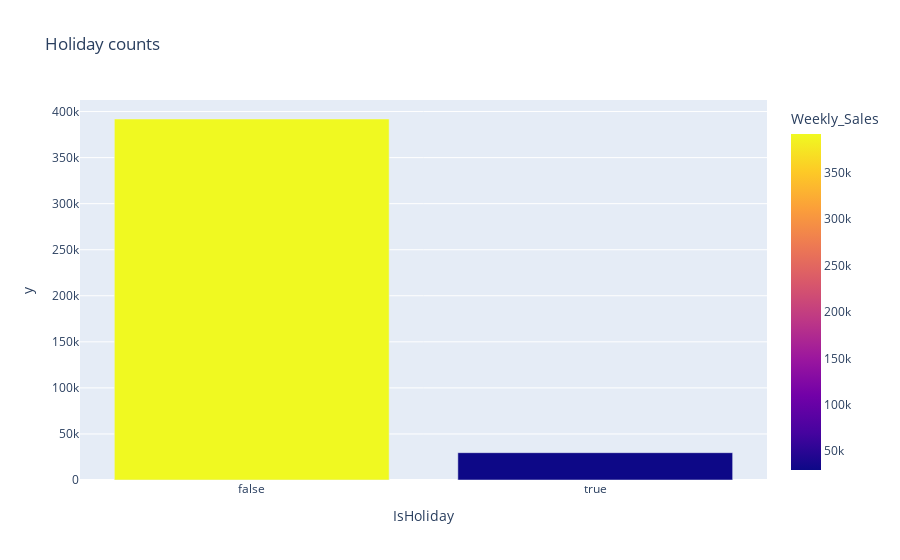

Notebook cell for this chart:
### Code cell
fig = px.bar(holiday_count, x=holiday_count.index , 
             y=holiday_count.values, title = 'Holiday counts',
            color = 'Weekly_Sales', 
             color_discrete_sequence=px.colors.sequential.Sunsetdark)

fig.show()

### Figure 1 — Plotly figure (JSON) as saved in the notebook; plotly's stock layout.template omitted (floating-point values rounded to 4 significant figures)
{"data": [{"alignmentgroup": "True", "hovertemplate": "IsHoliday=%{x}<br>y=%{y}<br>Weekly_Sales=%{marker.color}<extra></extra>", "legendgroup": "", "marker": {"color": [391909, 29661], "coloraxis": "coloraxis", "pattern": {"shape": ""}}, "name": "", "offsetgroup": "", "orientation": "v", "showlegend": false, "textposition": "auto", "type": "bar", "x": [false, true], "xaxis": "x", "y": [391909, 29661], "yaxis": "y"}], "layout": {"barmode": "relative", "coloraxis": {"colorbar": {"title": {"text": "Weekly_Sales"}}, "colorscale": [[0, "#0d0887"], [0.1111, "#46039f"], [0.2222, "#7201a8"], [0.3333, "#9c179e"], [0.4444, "#bd3786"], [0.5556, "#d8576b"], [0.6667, "#ed7953"], [0.7778, "#fb9f3a"], [0.8889, "#fdca26"], [1, "#f0f921"]]}, "legend": {"tracegroupgap": 0}, "title": {"text": "Holiday counts"}, "xaxis": {"anchor": "y", "domain": [0, 1], "title": {"text": "IsHoliday"}}, "yaxis": {"anchor": "x", "domain": [0, 1], "title": {"text": "y"}}}}
